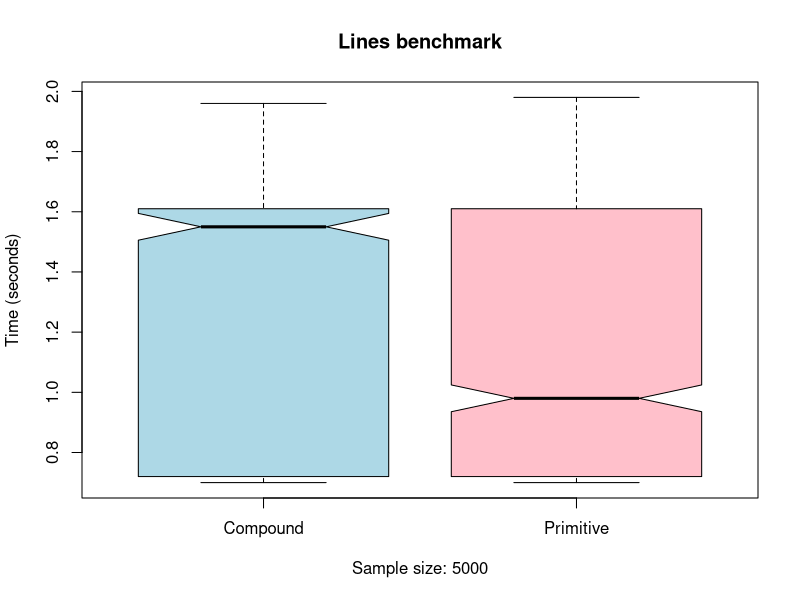

This chart was generated by the following R code:
f1 <- read.csv(file = "csv/primitive.csv")
f2 <- read.csv(file = "csv/compound.csv")

data <- data.frame(times = c(f1$time, f2$time), group = c("Primitive", "Compound"))

boxplot(times ~ group, data,
	xlab = "Sample size: 5000",
	ylab = "Time (seconds)",
	main = "Lines benchmark",
	col = c("lightblue", "pink"),
	notch = TRUE
)
